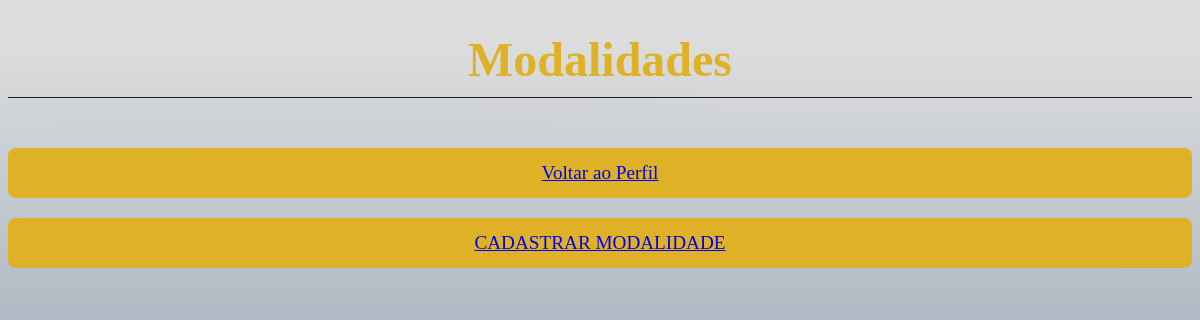
Before: /modalidade_listar/ with the older database file.
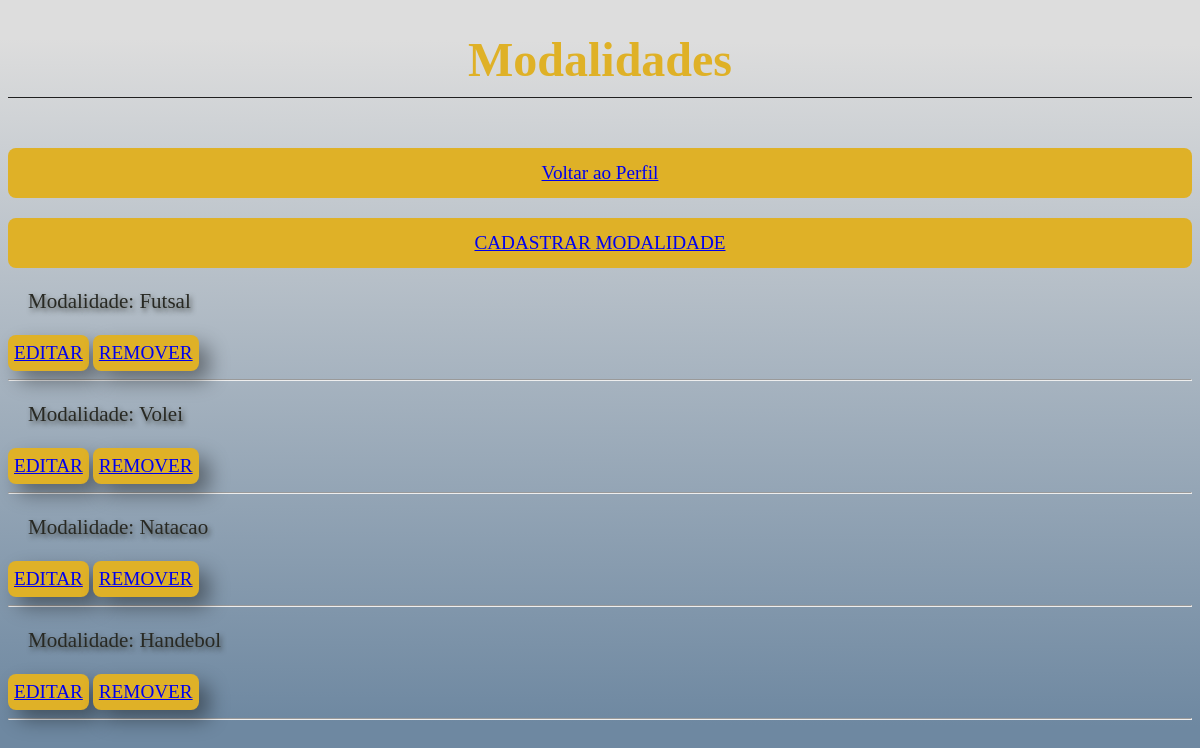
After: the same page with the newer database file.
### core/models.py (models this page shows, shortened)
class Modalidade(models.Model):
    nome = models.CharField('Nome', max_length=100, default='a')

### core/views.py (the view)
# urls.py: path('modalidade_listar/', Modalidade_listar, name='modalidade_listar'),
def Modalidade_listar(request):
    modalidade = Modalidade.objects.all()
    contexto = {
        'todos_modalidade' : modalidade
    }
    return render(request,'modalidade.html', contexto)

### templates/modalidade.html (shortened to what this page needs)
<!DOCTYPE html>
<html lang="en">
<head>
    <link rel="stylesheet" type ="text/css" href="../static/css/estilo.css">
</head>
<body>
    <h1 class="title">Modalidades</h1>
    <button class="btn"><a href="{% url 'perfil' %}">Voltar ao Perfil</a></button>
    <button class="btn"><a href="{% url 'modalidade_cadastro' %}">CADASTRAR MODALIDADE</a></button>
    {% for modalidades in todos_modalidade %}
    <p class="texto">Modalidade: {{modalidades.nome}}</p>
    <button class="btn-pqn"><a href="{% url 'modalidade_editar' modalidades.id %}">EDITAR</a></button>
    <button class="btn-pqn"><a href="{% url 'modalidade_remover' modalidades.id %}">REMOVER</a></button>
    <hr>
    {% endfor %}
</body>
</html>

### static/css/estilo.css (style rules this page uses)
html { min-height: 100%; }
body { background: linear-gradient(180.3deg, rgb(221, 221, 221) 5.5%, rgb(110, 136, 161) 90.2%); }
.texto { text-shadow: 2px 3px 5px rgba(40, 41, 35, 0.7); color: #282923; font-size: 21px; padding-left: 20px; }
.title { font-family: 'open_sansregular'; font-size: 3em; color: #dfb127; margin-bottom: 30px; border-bottom: 1px #202020 solid; padding-bottom: 10px; text-align: center; }
.btn { width: 100%; background-color: #dfb127; border-radius: 8px; border: 0; box-sizing: border-box; color: #0b0a0a; cursor: pointer; font-size: 1.2em; font-family: 'open_sansregular'; height: 50px; margin-top: 20px; outline: 0; text-align: center; transition: 0.4s; }
.btn-pqn { background-color: #dfb127; border-radius: 8px; border: 0; box-sizing: border-box; color: #0b0a0a; cursor: pointer; font-size: 1.2em; font-family: 'open_sansregular'; height: 36px; outline: 0; text-align: center; transition: 0.4s; box-shadow: 10px 10px 20px rgba(0, 0, 0, 0.4); }

Changed rows visible on the page:
added Modalidade: nome "Futsal"
added Modalidade: nome "Volei"
added Modalidade: nome "Natacao"
added Modalidade: nome "Handebol"
